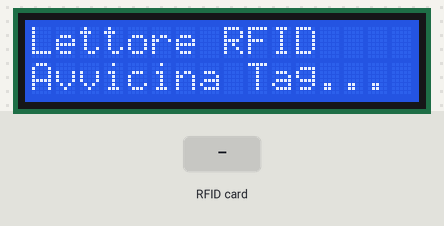
A sketch run on a simulated Arduino Uno, built with avr-gcc and run on an emulated ATmega328P. Parts: 16×2 character LCD. The test bench sets the inputs (shaded band). What the sketch prints to the serial monitor is not drawn.

Above: at 1.3 s.
1.4 s: RFID card 5E 7A 19 C4 held to the reader
At 2.4 s:
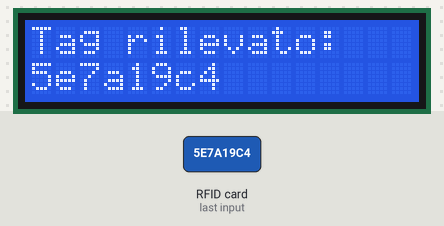
Timing chart, 0 to 4.4 s (numbered marks = the images above; inputs shaded):
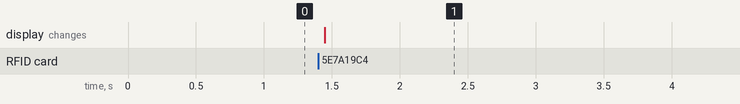

The sketch:

Lettore_Tag.ino
```cpp
#include <SPI.h>
#include <MFRC522.h>
#include <LiquidCrystal_I2C.h>

// Definisci i pin per il modulo RFID
#define SS_PIN 10
#define RST_PIN 9

// Crea un'istanza della libreria MFRC522
MFRC522 mfrc522(SS_PIN, RST_PIN);

// Indirizzo I2C del display LCD (potrebbe essere 0x27 o 0x3F, controlla il tuo display)
LiquidCrystal_I2C lcd(0x27, 16, 2); // Per un display 16x2

// Timeout per ripristinare la schermata iniziale (ms)
#define TIMEOUT_DISPLAY 5000
unsigned long ultimaLettura = 0;
bool tagVisualizzato = false;

// Mostra la schermata iniziale
void schermataIniziale() {
  lcd.clear();
  lcd.print("Lettore RFID");
  lcd.setCursor(0, 1);
  lcd.print("Avvicina Tag...");
}

void setup() {
  Serial.begin(9600);
  SPI.begin();      // Inizia la comunicazione SPI
  mfrc522.PCD_Init(); // Inizializza il modulo MFRC522

  // Inizializza il display LCD
  lcd.init();
  lcd.backlight();
  schermataIniziale();
}

void loop() {
  // Ripristina la schermata iniziale dopo il timeout
  if (tagVisualizzato && (millis() - ultimaLettura >= TIMEOUT_DISPLAY)) {
    schermataIniziale();
    tagVisualizzato = false;
  }

  // Cerca nuove schede
  if (!mfrc522.PICC_IsNewCardPresent()) {
    return;
  }

  // Seleziona una delle schede
  if (!mfrc522.PICC_ReadCardSerial()) {
    return;
  }

  Serial.print("UID della scheda: ");
  String tagId = "";
  for (byte i = 0; i < mfrc522.uid.size; i++) {
    tagId += (mfrc522.uid.uidByte[i] < 0x10 ? "0" : "") + String(mfrc522.uid.uidByte[i], HEX);
  }
  Serial.println(tagId);

  // Mostra l'UID sul display LCD
  lcd.clear();
  lcd.print("Tag rilevato:");
  lcd.setCursor(0, 1);
  lcd.print(tagId);

  // Avvia il timeout per il ripristino della schermata
  ultimaLettura = millis();
  tagVisualizzato = true;

  // Ferma la lettura per un breve periodo
  delay(1000);

  // Ferma la comunicazione con la scheda corrente
  mfrc522.PICC_HaltA();

  // Ferma la crittografia sul PCD
  mfrc522.PCD_StopCrypto1();
}
```

Measured:
- after the input at 1.4 s, the display: changes after 0.05 s (image 1)
